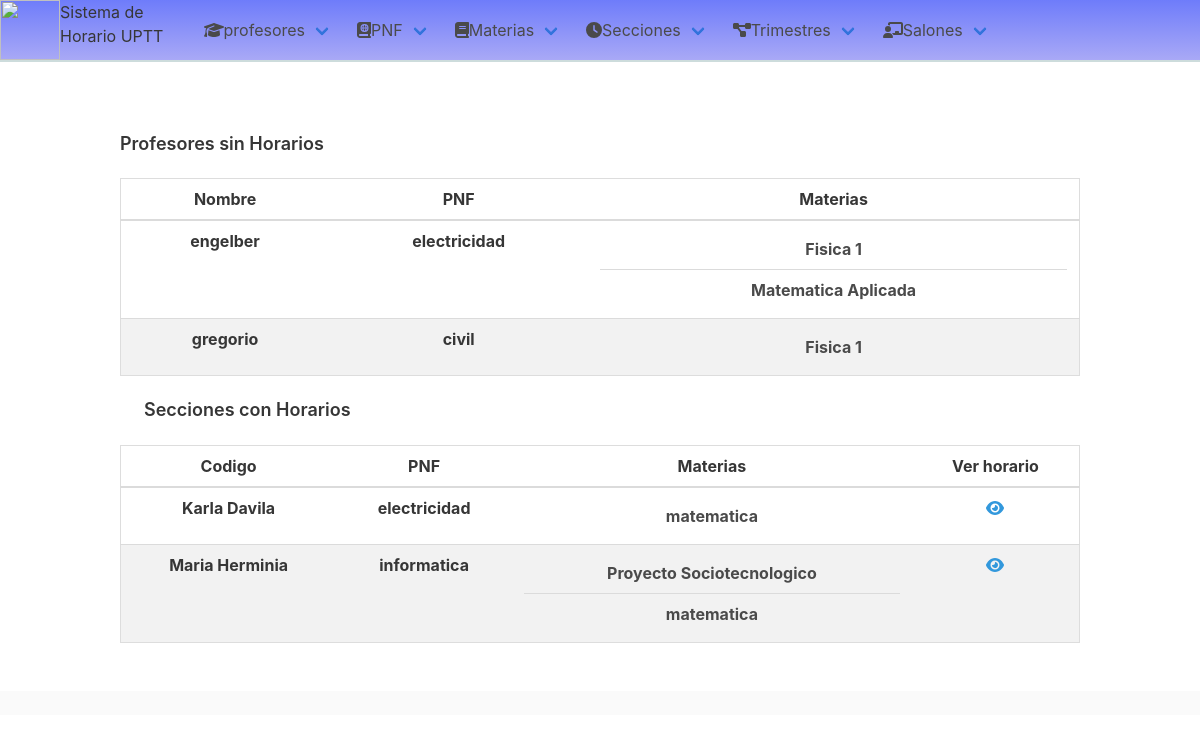
The page /horario/profesores on the database its author committed.
### horario/models.py (models this page shows)
class Profesores(models.Model):
    nombre = models.CharField(max_length=50)
    pnf = models.ForeignKey(PNF, null=True, on_delete=models.DO_NOTHING)
    materias = models.ManyToManyField(Materias, blank=True)
    class Meta:
        ordering = ["nombre"]
        verbose_name_plural = "Profesores"
    def __str__(self):
        return self.nombre

class PNF(models.Model):
    nombre = models.CharField(max_length=20)
    trimetres = models.ManyToManyField(Trimestre)
    class Meta:
        ordering = ["nombre"]
        verbose_name_plural = "PNF"
    def __str__(self):
        return self.nombre

class Materias(models.Model):
    nombre = models.CharField('Nombre de Materia', max_length=50)
    codigo = models.CharField('Codigo de Materia', max_length=10)
    unidadesC = models.PositiveIntegerField('Unidades Curriculares')
    class Meta:
        ordering = ["nombre"]
        verbose_name_plural = "Materias"
    def __str__(self):
        return self.nombre

### horario/views.py (the view)
# urls.py: path('horario/profesores', views.listaProfesorHorario, name='horario de profesores'),
def listaProfesorHorario(request):
    profesores = Profesores.objects.all()
    horarios = Horarios.objects.all()
    profe = []
    for i in horarios:
        for p in i.seccion.profesores.all():
            if p not in profe:
                profe.append(p)
    return (
        render(request, "listasHorarios/profesores_h.html",
               context={'secciones': profesores, 'conHorario': profe, 'horarios': horarios},
               )
    )

### templates/listasHorarios/profesores_h.html
{% extends 'base.html' %}
{% block content %}
<div class="content">
    <h5 class="mt-3 has-shadow">Profesores sin Horarios </h5>
</div>
<table class="table table-container  has-text-centered ">
<thead class="has-text-centered">
<th>
    Nombre
</th>
<th>
    PNF
</th>
<th>
    Materias
</th>
</thead>
<tbody class="has-text-weight-bold ">
{% for i in secciones %}
    {% if i not in  conHorario %}
<tr>
    <td>
        {{ i}}
    </td>
    <td>
        {{ i.pnf }}
    </td>
    <td>
        {% for m in i.materias.all %}
            <li class="list-item ">{{ m }}</li>
        {% endfor %}
    </td>
</tr>
    {% endif %}
{% endfor %}
</tbody>
</table>
<div class="content">
    <h5 class="m-3 has-shadow">Secciones con Horarios </h5>
</div>
<table class="table table-container  has-text-centered ">
<thead class="has-text-centered">
<th>
    Codigo
</th>
<th>
    PNF
</th>
<th>
    Materias
</th>
<th>
    Ver horario
</th>
</thead>
<tbody class="has-text-weight-bold ">
{% for i in conHorario  %}
<tr>
    <td>
        {{ i}}
    </td>
    <td>
        {{ i.pnf }}
    </td>
    <td>
        {% for m in i.materias.all %}
            <li class="list-item ">{{ m }}</li>
        {% endfor %}
    </td>
    <td>
        <a href="{% url 'horario de profesor' i.id %}"><i class="fa fa-eye has-text-info has-text-centered"></i></a>
    </td>
</tr>
{% endfor %}
</tbody>
</table>
{% endblock %}

### static/horario/css/styles.css (style rules this page uses)
body { padding: 0; margin: 0; }
tr:nth-child(even) { background-color: #f2f2f2 }
th, td { text-align: center !important; padding: 16px; }
table { border-collapse: collapse; border-spacing: 0; width: 100%; border: 1px solid #ddd; margin-top: 20px; }
thead { background-color: dodgerblue; }
.m-3 { margin: 1.5rem; }
.mt-3 { margin-top: 1.5rem; }

### rows shown on the page
Profesores: nombre "engelber", pnf "electricidad"
Materias: nombre "Fisica 1"
Materias: nombre "Matematica Aplicada"
Profesores: nombre "gregorio", pnf "civil"
Profesores: nombre "Karla Davila", pnf "electricidad"
Materias: nombre "matematica"
Profesores: nombre "Maria Herminia", pnf "informatica"
Materias: nombre "Proyecto Sociotecnologico"
